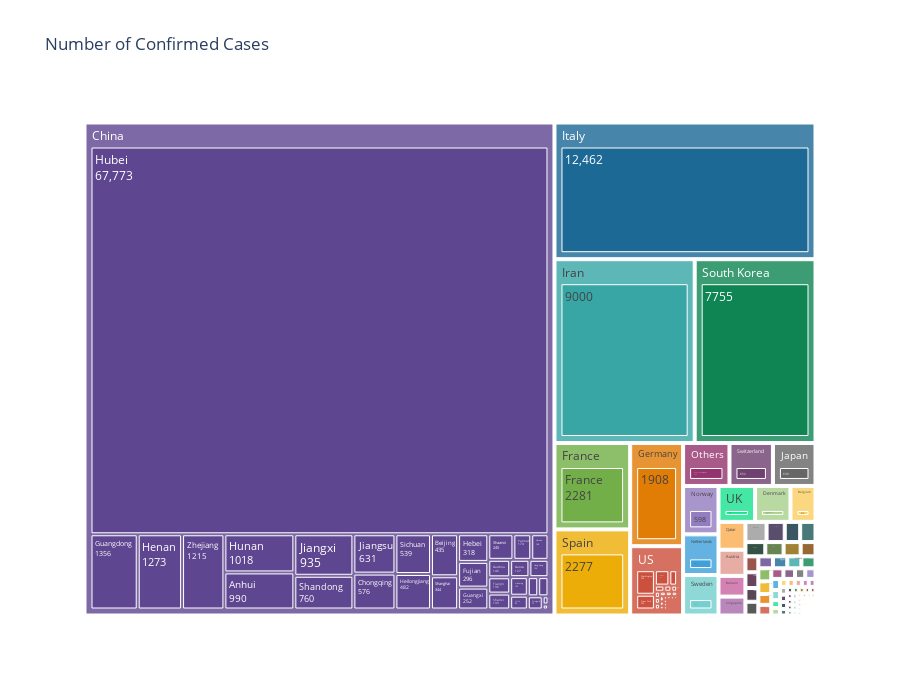
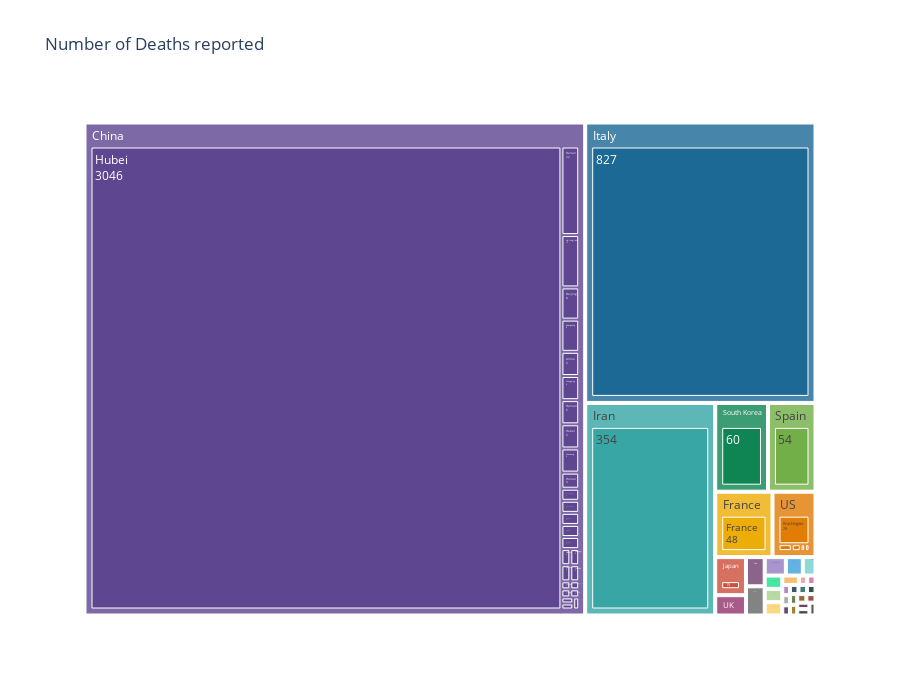

The cell these charts' notebook holds for them, in order:
### Code cell
fig = px.treemap(full_latest.sort_values(by='Confirmed', ascending=False).reset_index(drop=True), 
                 path=["Country/Region", "Province/State"], values="Confirmed", height=700,
                 title='Number of Confirmed Cases',
                 color_discrete_sequence = px.colors.qualitative.Prism)
fig.data[0].textinfo = 'label+text+value'
fig.show()

fig = px.treemap(full_latest.sort_values(by='Deaths', ascending=False).reset_index(drop=True), 
                 path=["Country/Region", "Province/State"], values="Deaths", height=700,
                 title='Number of Deaths reported',
                 color_discrete_sequence = px.colors.qualitative.Prism)
fig.data[0].textinfo = 'label+text+value'
fig.show()

### Figure 1 — Plotly figure (JSON) as saved in the notebook; plotly's stock layout.template omitted (floating-point values rounded to 4 significant figures; data arrays with more than 128 entries replaced by an {"elided": "..."} marker saying what was removed)
{"data": [{"branchvalues": "total", "domain": {"x": [0, 1], "y": [0, 1]}, "hoverlabel": {"namelength": 0}, "hovertemplate": "labels=%{label}<br>Confirmed=%{value}<br>parent=%{parent}<br>id=%{id}", "ids": {"elided": "329 str values"}, "labels": {"elided": "329 str values"}, "name": "", "parents": {"elided": "329 str values"}, "textinfo": "label+text+value", "type": "treemap", "values": {"elided": "329 int values"}}], "layout": {"height": 700, "legend": {"tracegroupgap": 0}, "title": {"text": "Number of Confirmed Cases"}, "treemapcolorway": ["rgb(95, 70, 144)", "rgb(29, 105, 150)", "rgb(56, 166, 165)", "rgb(15, 133, 84)", "rgb(115, 175, 72)", "rgb(237, 173, 8)", "rgb(225, 124, 5)", "rgb(204, 80, 62)", "rgb(148, 52, 110)", "rgb(111, 64, 112)", "rgb(102, 102, 102)"]}}

### Figure 2 — Plotly figure (JSON) as saved in the notebook; plotly's stock layout.template omitted (floating-point values rounded to 4 significant figures; data arrays with more than 128 entries replaced by an {"elided": "..."} marker saying what was removed)
{"data": [{"branchvalues": "total", "domain": {"x": [0, 1], "y": [0, 1]}, "hoverlabel": {"namelength": 0}, "hovertemplate": "labels=%{label}<br>Deaths=%{value}<br>parent=%{parent}<br>id=%{id}", "ids": {"elided": "329 str values"}, "labels": {"elided": "329 str values"}, "name": "", "parents": {"elided": "329 str values"}, "textinfo": "label+text+value", "type": "treemap", "values": {"elided": "329 int values"}}], "layout": {"height": 700, "legend": {"tracegroupgap": 0}, "title": {"text": "Number of Deaths reported"}, "treemapcolorway": ["rgb(95, 70, 144)", "rgb(29, 105, 150)", "rgb(56, 166, 165)", "rgb(15, 133, 84)", "rgb(115, 175, 72)", "rgb(237, 173, 8)", "rgb(225, 124, 5)", "rgb(204, 80, 62)", "rgb(148, 52, 110)", "rgb(111, 64, 112)", "rgb(102, 102, 102)"]}}
